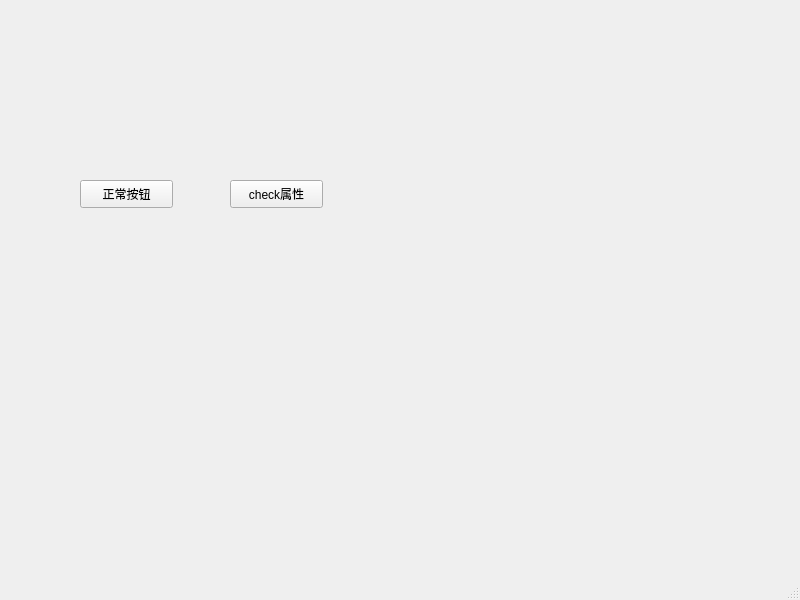
<?xml version="1.0" encoding="UTF-8"?>
<ui version="4.0">
 <class>MainWindow</class>
 <widget class="QMainWindow" name="MainWindow">
  <property name="geometry">
   <rect>
    <x>0</x>
    <y>0</y>
    <width>800</width>
    <height>600</height>
   </rect>
  </property>
  <property name="windowTitle">
   <string>MainWindow</string>
  </property>
  <widget class="QWidget" name="centralwidget">
   <widget class="QPushButton" name="normalBtn">
    <property name="geometry">
     <rect>
      <x>80</x>
      <y>180</y>
      <width>93</width>
      <height>28</height>
     </rect>
    </property>
    <property name="text">
     <string>正常按钮</string>
    </property>
   </widget>
   <widget class="QPushButton" name="checkBtn">
    <property name="geometry">
     <rect>
      <x>230</x>
      <y>180</y>
      <width>93</width>
      <height>28</height>
     </rect>
    </property>
    <property name="text">
     <string>check属性</string>
    </property>
   </widget>
   <widget class="QChartView" name="m_pChartView" native="true">
    <property name="geometry">
     <rect>
      <x>130</x>
      <y>250</y>
      <width>481</width>
      <height>191</height>
     </rect>
    </property>
   </widget>
  </widget>
  <widget class="QMenuBar" name="menubar">
   <property name="geometry">
    <rect>
     <x>0</x>
     <y>0</y>
     <width>800</width>
     <height>26</height>
    </rect>
   </property>
  </widget>
  <widget class="QStatusBar" name="statusbar"/>
 </widget>
 <customwidgets>
  <customwidget>
   <class>QChartView</class>
   <extends>QWidget</extends>
   <header>qchartview.h</header>
   <container>1</container>
  </customwidget>
 </customwidgets>
 <resources/>
 <connections/>
</ui>
